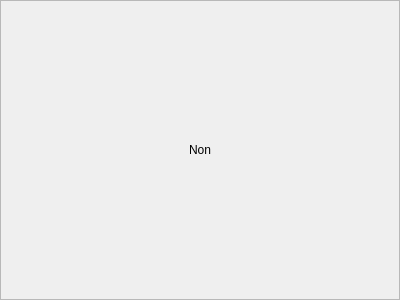
<?xml version="1.0" encoding="UTF-8"?>
<ui version="4.0">
 <class>OpenworkButton</class>
 <widget class="QWidget" name="OpenworkButton">
  <property name="geometry">
   <rect>
    <x>0</x>
    <y>0</y>
    <width>400</width>
    <height>300</height>
   </rect>
  </property>
  <property name="windowTitle">
   <string>Form</string>
  </property>
  <widget class="WindowBorder_3" name="Border" native="true">
   <property name="geometry">
    <rect>
     <x>0</x>
     <y>0</y>
     <width>400</width>
     <height>300</height>
    </rect>
   </property>
  </widget>
  <widget class="QFrame" name="DecorativeElementWraper">
   <property name="geometry">
    <rect>
     <x>0</x>
     <y>0</y>
     <width>400</width>
     <height>300</height>
    </rect>
   </property>
   <property name="frameShape">
    <enum>QFrame::StyledPanel</enum>
   </property>
   <property name="frameShadow">
    <enum>QFrame::Raised</enum>
   </property>
   <layout class="QGridLayout" name="gridLayout">
    <property name="leftMargin">
     <number>9</number>
    </property>
    <property name="topMargin">
     <number>10</number>
    </property>
    <property name="rightMargin">
     <number>9</number>
    </property>
    <property name="bottomMargin">
     <number>10</number>
    </property>
    <property name="spacing">
     <number>0</number>
    </property>
    <item row="0" column="0">
     <widget class="QLabel" name="DecorativeElement">
      <property name="styleSheet">
       <string notr="true"/>
      </property>
      <property name="text">
       <string/>
      </property>
     </widget>
    </item>
   </layout>
  </widget>
  <widget class="QFrame" name="BackgroundWraper">
   <property name="geometry">
    <rect>
     <x>0</x>
     <y>0</y>
     <width>400</width>
     <height>300</height>
    </rect>
   </property>
   <property name="frameShape">
    <enum>QFrame::StyledPanel</enum>
   </property>
   <property name="frameShadow">
    <enum>QFrame::Raised</enum>
   </property>
   <layout class="QGridLayout" name="gridLayout_3">
    <property name="leftMargin">
     <number>7</number>
    </property>
    <property name="topMargin">
     <number>7</number>
    </property>
    <property name="rightMargin">
     <number>7</number>
    </property>
    <property name="bottomMargin">
     <number>7</number>
    </property>
    <property name="spacing">
     <number>0</number>
    </property>
    <item row="0" column="0">
     <widget class="QLabel" name="Background">
      <property name="styleSheet">
       <string notr="true"/>
      </property>
      <property name="text">
       <string/>
      </property>
     </widget>
    </item>
   </layout>
  </widget>
  <widget class="QPushButton" name="pushButton">
   <property name="geometry">
    <rect>
     <x>0</x>
     <y>0</y>
     <width>400</width>
     <height>300</height>
    </rect>
   </property>
   <property name="autoFillBackground">
    <bool>false</bool>
   </property>
   <property name="styleSheet">
    <string notr="true">border: none;
background: none;</string>
   </property>
   <property name="text">
    <string>Non</string>
   </property>
  </widget>
  <zorder>BackgroundWraper</zorder>
  <zorder>Border</zorder>
  <zorder>DecorativeElementWraper</zorder>
  <zorder>pushButton</zorder>
 </widget>
 <customwidgets>
  <customwidget>
   <class>WindowBorder_3</class>
   <extends>QWidget</extends>
   <header location="global">CustomWidgets/WindowBorder_3/windowborder_3.h</header>
   <container>1</container>
  </customwidget>
 </customwidgets>
 <resources/>
 <connections/>
</ui>
